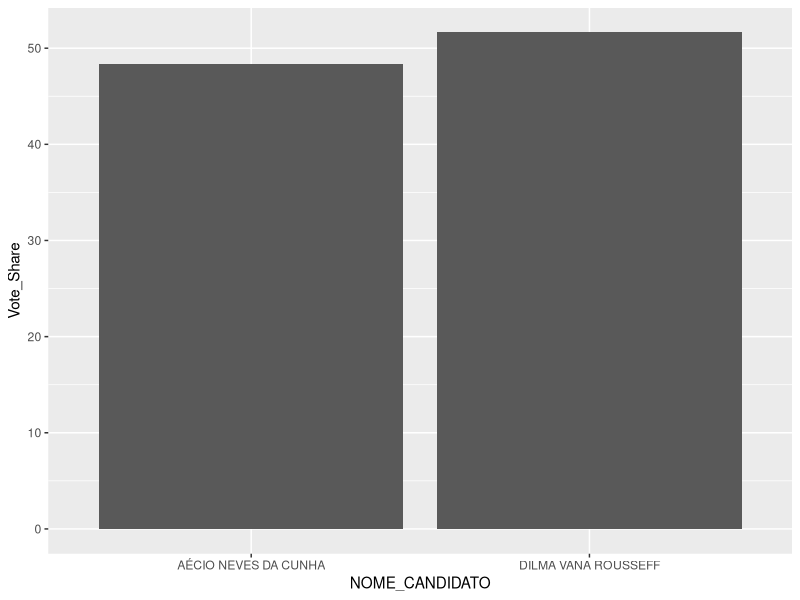

The R script that drew this image:
## ---- chunk 1
knitr::opts_chunk$set(echo=FALSE, warning=FALSE, message=FALSE)
library(tidyverse)
library(knitr)
## ---- chunk 2
pres_2014_elec_results <- read_csv("TSE_PRESIDENTE_BR_CANDIDATO_2014.csv")
## ---- chunk 3
pres_2014_elec_results <- pres_2014_elec_results %>% 
  group_by(NUM_TURNO) %>% 
  mutate(Vote_Share=100*(QTDE_VOTOS/sum(QTDE_VOTOS)))
## ---- chunk 4
winner <- pres_2014_elec_results %>% 
  filter(NUM_TURNO==2) %>%
  arrange(-Vote_Share) %>%
  top_n(1,Vote_Share)

winner_name <- winner %>% pull(NOME_CANDIDATO)

winner_vote_share <- winner %>% pull(Vote_Share) %>% round(1)

## ---- chunk 5
pres_2014_elec_results %>% 
  filter(NUM_TURNO==1) %>% 
  kable()
## ---- chunk 6
pres_2014_elec_results %>% 
  filter(NUM_TURNO==2) %>% 
  ggplot() + 
  geom_bar(aes(x=NOME_CANDIDATO,y=Vote_Share), stat="identity")
